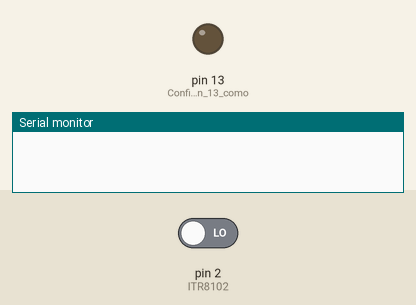
This sketch was run on a simulated Arduino Uno, built with avr-gcc and run on an emulated ATmega328P. Shown: output pins drawn as LEDs (lit = HIGH), the last lines printed to the serial monitor. The test bench sets the inputs (shaded band); at power-on: pin 2 (ITR8102) LOW.

Above: at 1.2 s.
1.3 s: pin 2 (ITR8102) driven HIGH
At 2.5 s:
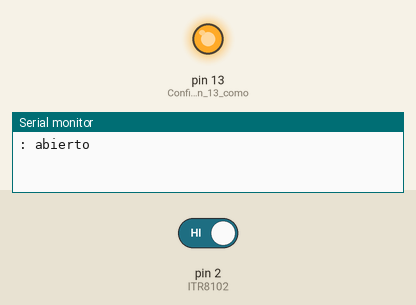
2.8 s: pin 2 (ITR8102) driven LOW
At 3.9 s:
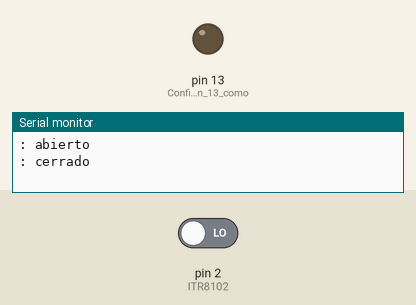
Timing chart, 0 to 5.8 s (numbered marks = the images above; inputs shaded):
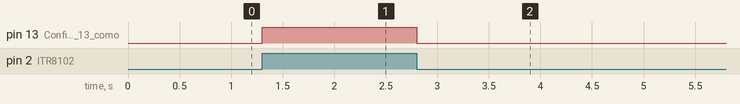

Measured:
- after the input at 1.3 s, pin 13 (Configura_el_pin_13_como): LOW → HIGH at once
- after the input at 2.8 s, pin 13 (Configura_el_pin_13_como): HIGH → LOW at once

The sketch:

ITR8102.ino
```cpp
#define ITR8102 2 //Nombre al pin 2, desde el detector

int contador = 0; //Variable para guardar la cuenta de pulsaciones
int estadoAnteriorItr8102 = 0; //Variable para conocer el estado anterior
int valorItr8102 = 0; //Declaramos e inicializamos la variable

void setup() { // Se ejecuta cada vez que el Arduino se inicia
  pinMode(ITR8102, INPUT); //Configura el pin 12 como una entrada
  pinMode(LED_BUILTIN , OUTPUT); //Configura el pin 13 como una salida
  Serial.begin(9600); //Inicia comunicación serie
  while(!Serial);
}

void loop() { // Esta funcion se mantiene ejecutando cuando este alimentado el Arduino
  valorItr8102 = digitalRead(ITR8102); //Leemos el estado del sensor
  if (valorItr8102 != estadoAnteriorItr8102) { //Si hay un cambio de estado, entramos en el if
    if (valorItr8102 == HIGH) {
      contador++; //Aumentamos en una unidad la cuenta
      //Serial.println(contador); //Imprime el valor por consola
      digitalWrite(LED_BUILTIN , HIGH); //Encendemos el led
      Serial.println(": abierto");
    }
    else {
      digitalWrite(LED_BUILTIN , LOW); //Apagamos el led
      Serial.println(": cerrado");
    }
    delay(50);
  }
  estadoAnteriorItr8102 = valorItr8102; //guardamos el estado actual del sensor para la siguiente iteración
}
```
